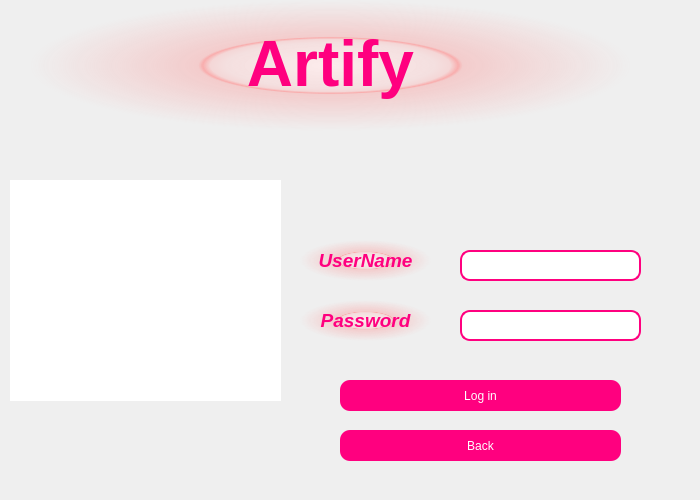
<?xml version="1.0" encoding="UTF-8"?>
<ui version="4.0">
 <class>Dialog</class>
 <widget class="QDialog" name="Dialog">
  <property name="geometry">
   <rect>
    <x>0</x>
    <y>0</y>
    <width>700</width>
    <height>500</height>
   </rect>
  </property>
  <property name="windowTitle">
   <string>Dialog</string>
  </property>
  <property name="styleSheet">
   <string notr="true">background-color:qlineargradient(spread:pad, x1:0, y1:0, x2:1, y2:0, stop:0 rgba(245, 224, 176, 255), stop:0.09 rgba(246, 189, 237, 255), stop:0.14 rgba(194, 207, 246, 255), stop:0.19 rgba(184, 160, 168, 255), stop:0.25 rgba(171, 186, 248, 255), stop:0.32 rgba(243, 248, 224, 255), stop:0.385 rgba(249, 162, 183, 255), stop:0.47 rgba(100, 115, 124, 255), stop:0.58 rgba(251, 205, 202, 255), stop:0.65 rgba(170, 128, 185, 255), stop:0.75 rgba(252, 222, 204, 255), stop:0.805 rgba(206, 122, 218, 255), stop:0.86 rgba(254, 223, 175, 255), stop:0.91 rgba(254, 236, 244, 255), stop:1 rgba(255, 191, 221, 255))</string>
  </property>
  <widget class="QWidget" name="bgwidget" native="true">
   <property name="geometry">
    <rect>
     <x>-30</x>
     <y>-120</y>
     <width>1201</width>
     <height>800</height>
    </rect>
   </property>
   <property name="styleSheet">
    <string notr="true">background-color:qlineargradient(spread:pad, x1:0, y1:0, x2:1, y2:0, stop:0 rgba(245, 224, 176, 255), stop:0.09 rgba(246, 189, 237, 255), stop:0.14 rgba(194, 207, 246, 255), stop:0.19 rgba(184, 160, 168, 255), stop:0.25 rgba(171, 186, 248, 255), stop:0.32 rgba(243, 248, 224, 255), stop:0.385 rgba(249, 162, 183, 255), stop:0.47 rgba(100, 115, 124, 255), stop:0.58 rgba(251, 205, 202, 255), stop:0.65 rgba(170, 128, 185, 255), stop:0.75 rgba(252, 222, 204, 255), stop:0.805 rgba(206, 122, 218, 255), stop:0.86 rgba(254, 223, 175, 255), stop:0.91 rgba(254, 236, 244, 255), stop:1 rgba(255, 191, 221, 255));</string>
   </property>
   <widget class="QLabel" name="label_3">
    <property name="geometry">
     <rect>
      <x>40</x>
      <y>300</y>
      <width>271</width>
      <height>221</height>
     </rect>
    </property>
    <property name="styleSheet">
     <string notr="true">background-color:rgb(255, 255, 255);</string>
    </property>
    <property name="text">
     <string>&lt;html&gt;&lt;head/&gt;&lt;body&gt;&lt;p&gt;&lt;img src=&quot;:/aryify/logo.PNG&quot;/&gt;&lt;/p&gt;&lt;/body&gt;&lt;/html&gt;</string>
    </property>
   </widget>
   <widget class="QPushButton" name="login_2">
    <property name="geometry">
     <rect>
      <x>370</x>
      <y>500</y>
      <width>281</width>
      <height>31</height>
     </rect>
    </property>
    <property name="styleSheet">
     <string notr="true">

QPushButton{
background-color:qlineargradient(spread:pad, x1:1, y1:1, x2:1, y2:1, stop:0.232955  rgb(255, 0, 127), stop:0.926136 rgb(255, 0, 127));
color:white;;font: 14pt &quot;Sitka Heading&quot;;border-radius:10px;


}
QPushButton:hover{

   background-color:#CBC3E3;
color:white;;font: 14pt &quot;Sitka Heading&quot;;border-radius:10px;

}</string>
    </property>
    <property name="text">
     <string>Log in</string>
    </property>
   </widget>
   <widget class="QLabel" name="label_4">
    <property name="geometry">
     <rect>
      <x>60</x>
      <y>120</y>
      <width>601</width>
      <height>131</height>
     </rect>
    </property>
    <property name="styleSheet">
     <string notr="true">background-color:qradialgradient(spread:pad, cx:0.5, cy:0.5, radius:0.5, fx:0.5, fy:0.5, stop:0 rgba(255, 235, 235, 206), stop:0.35 rgba(255, 188, 188, 80), stop:0.4 rgba(255, 162, 162, 80), stop:0.425 rgba(255, 132, 132, 156), stop:0.44 rgba(252, 128, 128, 80), stop:1 rgba(255, 255, 255, 0))</string>
    </property>
    <property name="text">
     <string>&lt;html&gt;&lt;head/&gt;&lt;body&gt;&lt;p align=&quot;center&quot;&gt;&lt;span style=&quot; font-size:48pt; font-weight:600; color:#ff007f;&quot;&gt;Artify&lt;/span&gt;&lt;/p&gt;&lt;/body&gt;&lt;/html&gt;</string>
    </property>
   </widget>
   <widget class="QLineEdit" name="passedit">
    <property name="geometry">
     <rect>
      <x>490</x>
      <y>430</y>
      <width>181</width>
      <height>31</height>
     </rect>
    </property>
    <property name="styleSheet">
     <string notr="true">QLineEdit{

   background:white;
   border: 2px solid #ff007f;
   border-radius:10px;
   color:black;
  }


QLineEdit:focus{

   background-color:#CBC3E3;
  color:black;

}



</string>
    </property>
   </widget>
   <widget class="QLineEdit" name="usernameedit">
    <property name="geometry">
     <rect>
      <x>490</x>
      <y>370</y>
      <width>181</width>
      <height>31</height>
     </rect>
    </property>
    <property name="styleSheet">
     <string notr="true">QLineEdit{

   background:white;
   border: 2px solid #ff007f;
   border-radius:10px;
   color:black;
  }


QLineEdit:focus{

   background-color:#CBC3E3;
  color:black;

}
</string>
    </property>
   </widget>
   <widget class="QLabel" name="label_5">
    <property name="geometry">
     <rect>
      <x>330</x>
      <y>360</y>
      <width>131</width>
      <height>41</height>
     </rect>
    </property>
    <property name="styleSheet">
     <string notr="true">background-color:qradialgradient(spread:pad, cx:0.5, cy:0.5, radius:0.5, fx:0.5, fy:0.5, stop:0 rgba(255, 235, 235, 206), stop:0.35 rgba(255, 188, 188, 80), stop:0.4 rgba(255, 162, 162, 80), stop:0.425 rgba(255, 132, 132, 156), stop:0.44 rgba(252, 128, 128, 80), stop:1 rgba(255, 255, 255, 0));</string>
    </property>
    <property name="text">
     <string>&lt;html&gt;&lt;head/&gt;&lt;body&gt;&lt;p align=&quot;center&quot;&gt;&lt;span style=&quot; font-size:14pt; font-weight:600; font-style:italic; color:#ff007f;&quot;&gt;UserName&lt;/span&gt;&lt;/p&gt;&lt;/body&gt;&lt;/html&gt;</string>
    </property>
   </widget>
   <widget class="QLabel" name="label_6">
    <property name="geometry">
     <rect>
      <x>330</x>
      <y>420</y>
      <width>131</width>
      <height>41</height>
     </rect>
    </property>
    <property name="styleSheet">
     <string notr="true">background-color:qradialgradient(spread:pad, cx:0.5, cy:0.5, radius:0.5, fx:0.5, fy:0.5, stop:0 rgba(255, 235, 235, 206), stop:0.35 rgba(255, 188, 188, 80), stop:0.4 rgba(255, 162, 162, 80), stop:0.425 rgba(255, 132, 132, 156), stop:0.44 rgba(252, 128, 128, 80), stop:1 rgba(255, 255, 255, 0));</string>
    </property>
    <property name="text">
     <string>&lt;html&gt;&lt;head/&gt;&lt;body&gt;&lt;p align=&quot;center&quot;&gt;&lt;span style=&quot; font-size:14pt; font-weight:600; font-style:italic; color:#ff007f;&quot;&gt;Password&lt;/span&gt;&lt;/p&gt;&lt;/body&gt;&lt;/html&gt;</string>
    </property>
   </widget>
   <widget class="QLabel" name="showerror">
    <property name="geometry">
     <rect>
      <x>520</x>
      <y>470</y>
      <width>131</width>
      <height>21</height>
     </rect>
    </property>
    <property name="styleSheet">
     <string notr="true">background-color:qlineargradient(spread:pad, x1:0, y1:0, x2:1, y2:0, stop:0 rgba(245, 224, 176, 255), stop:0.09 rgba(246, 189, 237, 255), stop:0.14 rgba(194, 207, 246, 255), stop:0.19 rgba(184, 160, 168, 255), stop:0.25 rgba(171, 186, 248, 255), stop:0.32 rgba(243, 248, 224, 255), stop:0.385 rgba(249, 162, 183, 255), stop:0.47 rgba(100, 115, 124, 255), stop:0.58 rgba(251, 205, 202, 255), stop:0.65 rgba(170, 128, 185, 255), stop:0.75 rgba(252, 222, 204, 255), stop:0.805 rgba(206, 122, 218, 255), stop:0.86 rgba(254, 223, 175, 255), stop:0.91 rgba(254, 236, 244, 255), stop:1 rgba(255, 191, 221, 255));</string>
    </property>
    <property name="text">
     <string/>
    </property>
   </widget>
   <widget class="QPushButton" name="back">
    <property name="geometry">
     <rect>
      <x>370</x>
      <y>550</y>
      <width>281</width>
      <height>31</height>
     </rect>
    </property>
    <property name="styleSheet">
     <string notr="true">

QPushButton{
background-color:qlineargradient(spread:pad, x1:1, y1:1, x2:1, y2:1, stop:0.232955  rgb(255, 0, 127), stop:0.926136 rgb(255, 0, 127));
color:white;;font: 14pt &quot;Sitka Heading&quot;;border-radius:10px;


}
QPushButton:hover{

   background-color:#CBC3E3;
color:white;;font: 14pt &quot;Sitka Heading&quot;;border-radius:10px;

}</string>
    </property>
    <property name="text">
     <string>Back</string>
    </property>
   </widget>
  </widget>
 </widget>
 <resources>
  <include location="logos.qrc"/>
 </resources>
 <connections/>
</ui>
